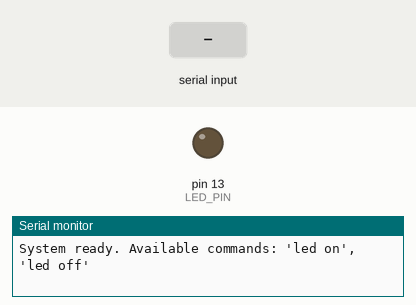
The program below on a simulated Arduino Mega 2560, built with avr-gcc and run on an emulated ATmega2560. Shown: output pins drawn as LEDs (lit = HIGH), the last lines printed to the serial monitor. The inputs (shaded band) are chosen by the test bench.

Above: at 1.2 s.
1.3 s: "led on\n" received over Serial
At 2.5 s:
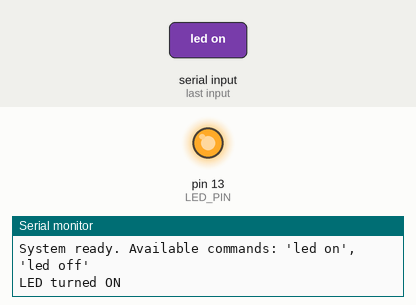
2.8 s: "led off\n" received over Serial
At 3.7 s:
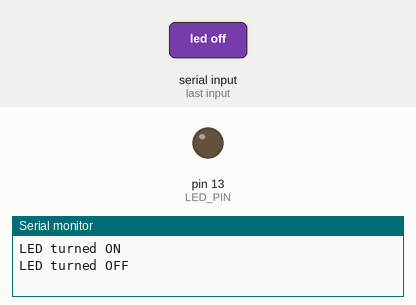
Timing chart, 0 to 5.8 s (numbered marks = the images above; inputs shaded):
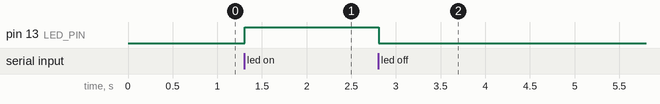

Measured:
- after the input at 1.3 s, pin 13 (LED_PIN): LOW → HIGH at once
- after the input at 2.8 s, pin 13 (LED_PIN): HIGH → LOW at once

The program:

main.cpp
```cpp
#include <Arduino.h>
#include "led_control.h"
#include <stdio.h>

#define BAUD_RATE 9600
#define MAX_COMMAND_LENGTH 20

char command[MAX_COMMAND_LENGTH];
int commandIndex = 0;

static FILE uartout = {0};

static int uart_putchar(char c, FILE* stream) {
    Serial.write(c);
    return 0;
}

static int uart_getchar(FILE* stream) {
    while (!Serial.available());
    return Serial.read();
}

void setup() {
    Serial.begin(BAUD_RATE);

    fdev_setup_stream(&uartout, uart_putchar, uart_getchar, _FDEV_SETUP_RW);
    stdout = &uartout;
    stdin = &uartout;

    initializeLed();
    printf("System ready. Available commands: 'led on', 'led off'\n");
}

void processCommand() {
    if (strcmp(command, "led on") == 0) {
        turnOnLed();
        printf("LED turned ON\n");
    }
    else if (strcmp(command, "led off") == 0) {
        turnOffLed();
        printf("LED turned OFF\n");
    }
    else {
        printf("Unknown command\n");
    }
}

void loop() {
    char c;
    if (scanf("%c", &c) == 1) {
        if (c == '\n' || c == '\r') {
            if (commandIndex > 0) {
                command[commandIndex] = '\0';
                processCommand();
                commandIndex = 0;
            }
        }
        else if (commandIndex < MAX_COMMAND_LENGTH - 1) {
            command[commandIndex++] = c;
        }
    }
}
```

led_control.cpp
```cpp
#include "led_control.h"
#include <Arduino.h>

void initializeLed() {
    pinMode(LED_PIN, OUTPUT);
    digitalWrite(LED_PIN, LOW);
}

void turnOnLed() {
    digitalWrite(LED_PIN, HIGH);
}

void turnOffLed() {
    digitalWrite(LED_PIN, LOW);
}

bool getLedState() {
    return digitalRead(LED_PIN);
}
```

led_control.h
```cpp
#ifndef LED_CONTROL_H
#define LED_CONTROL_H

// Definirea pinului LED
#define LED_PIN 13

// Funcții pentru controlul LED-ului
void initializeLed();
void turnOnLed();
void turnOffLed();
bool getLedState();

#endif
```
